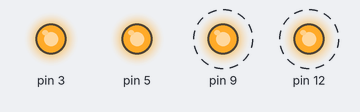
Bench run of a sketch on a simulated Arduino Uno, built with avr-gcc and run on an emulated ATmega328P. On the bench: output pins drawn as LEDs (lit = HIGH). Dashed ring = blinking.

Above: at 0.5 s.
Timing chart, 0 to 3.5 s (numbered marks = the images above):
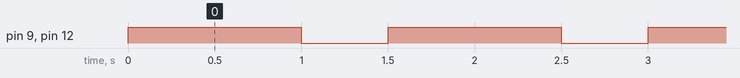

The sketch:

code_LED.ino
```cpp
void setup() {
  pinMode(3, OUTPUT);
  pinMode(5, OUTPUT);
  pinMode(9, OUTPUT);
  pinMode(12, OUTPUT);
  digitalWrite(3, HIGH);
  digitalWrite(5, HIGH);
}

void loop() {
  digitalWrite(9, HIGH);
  digitalWrite(12, HIGH);
  delay(1000);
  digitalWrite(9, LOW);
  digitalWrite(12, LOW);
  delay(500);
}
```

Measured:
- by itself, pin 9, pin 12: alternates HIGH for 1.0 s and LOW for 0.50 s
